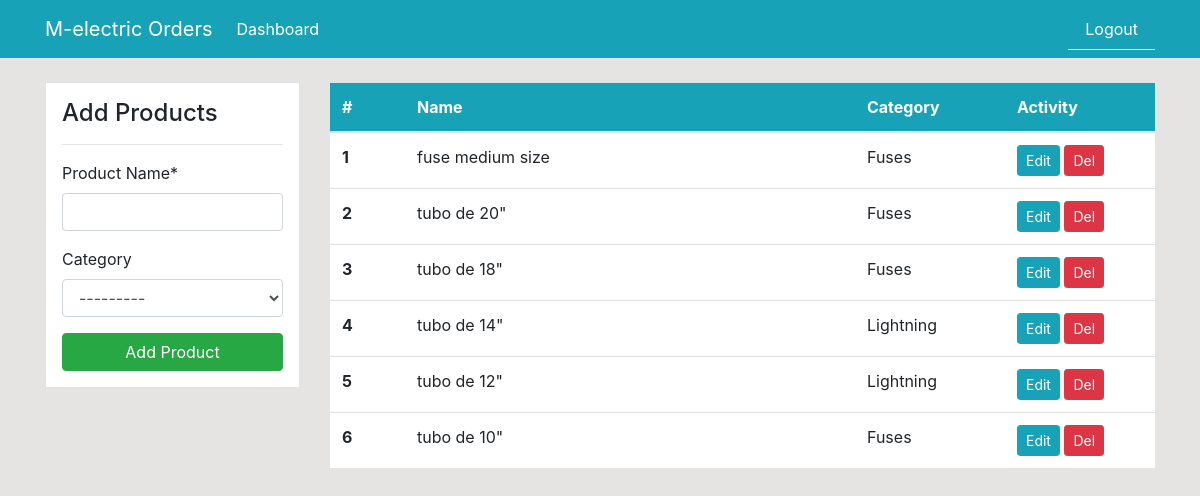
The page /products (signed in) on the database as committed earlier.
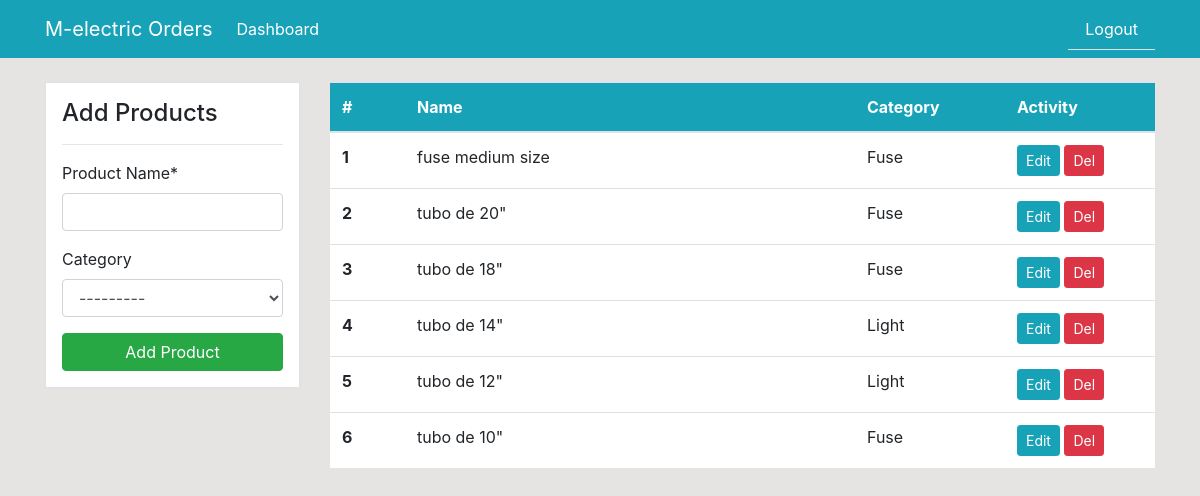
The same page on the database as committed later.
### dashboard/models.py (models this page shows, shortened)
class Product(models.Model):
	product_name = models.CharField('Product Name', max_length=100)
	category = models.ForeignKey(Category, blank=True, null=True, on_delete=models.CASCADE)

class Category(models.Model):
	category_name = models.CharField('Category', max_length=50)
	def __str__(self):
		return self.category_name

### dashboard/views.py (the view)
# urls.py: path('products', views.products, name='products'),
@login_required
def products(request):
    products_list = Product.objects.all().order_by('-id')
    if request.method == 'POST':
        form = ProductForm(request.POST)
        if form.is_valid:
            form.save()
            return redirect('products')
    else:
        form = ProductForm()
    context = {
        'products_list': products_list,
        'form': form,
    }
    return render(request, 'dashboard/products.html', context)

### dashboard/forms.py
class ProductForm(forms.ModelForm):
    class Meta:
        model = Product
        fields = ['product_name','category']

### templates/dashboard/products.html (shortened to what this page needs)
{% extends 'partials/base.html' %}
{% load crispy_forms_tags %}
{% block content %}
    <div class="container">
        <div class="row my-4">
            <div class="col-md-3">
                <div class="border bg-white p-3">
                    <h4>Add Products</h4>
                    <hr>
                    <form method="POST">
                        {{ form|crispy }}
                        <input class="btn btn-success btn-block" type="submit" value="Add Product">
                    </form>
                </div>
            </div>
            <div class="col-md-9">
                <table class="table bg-white">
                    <thead class="bg-info">
                        <tr class="text-white">
                            <th scope="col" class="col-1" >#</th>
                            <th scope="col" class="col-6">Name</th>
                            <th scope="col" class="col-2">Category</th>
                            <th scope="col" class="col-2">Activity</th>
                        </tr>
                    </thead>
                    <tbody>
                    {% for product in products_list %}
                        <tr>
                            <th scope="row">{{ forloop.counter }}</th>
                            <td>{{ product.product_name }}</td>
                            <td>{{ product.category }}</td>
                            <td>
                                <a class="btn btn-info btn-sm" href="{% url 'product-update' product.id %}">Edit</a>
                                <a class="btn btn-danger btn-sm" href="{% url 'product-delete' product.id %}">Del</a>
                            </td>
                        </tr>
                    {% endfor %}
                    </tbody>
                </table>
            </div>
        </div>
    </div>
{% endblock %}

Rows that differ between the two databases and show on the page:
changed through a linked row, Product "fuse medium size": category "Fuses" → "Fuse"
changed through a linked row, Product "tubo de 20\"": category "Fuses" → "Fuse"
changed through a linked row, Product "tubo de 18\"": category "Fuses" → "Fuse"
changed through a linked row, Product "tubo de 14\"": category "Lightning" → "Light"
changed through a linked row, Product "tubo de 12\"": category "Lightning" → "Light"
changed through a linked row, Product "tubo de 10\"": category "Fuses" → "Fuse"
